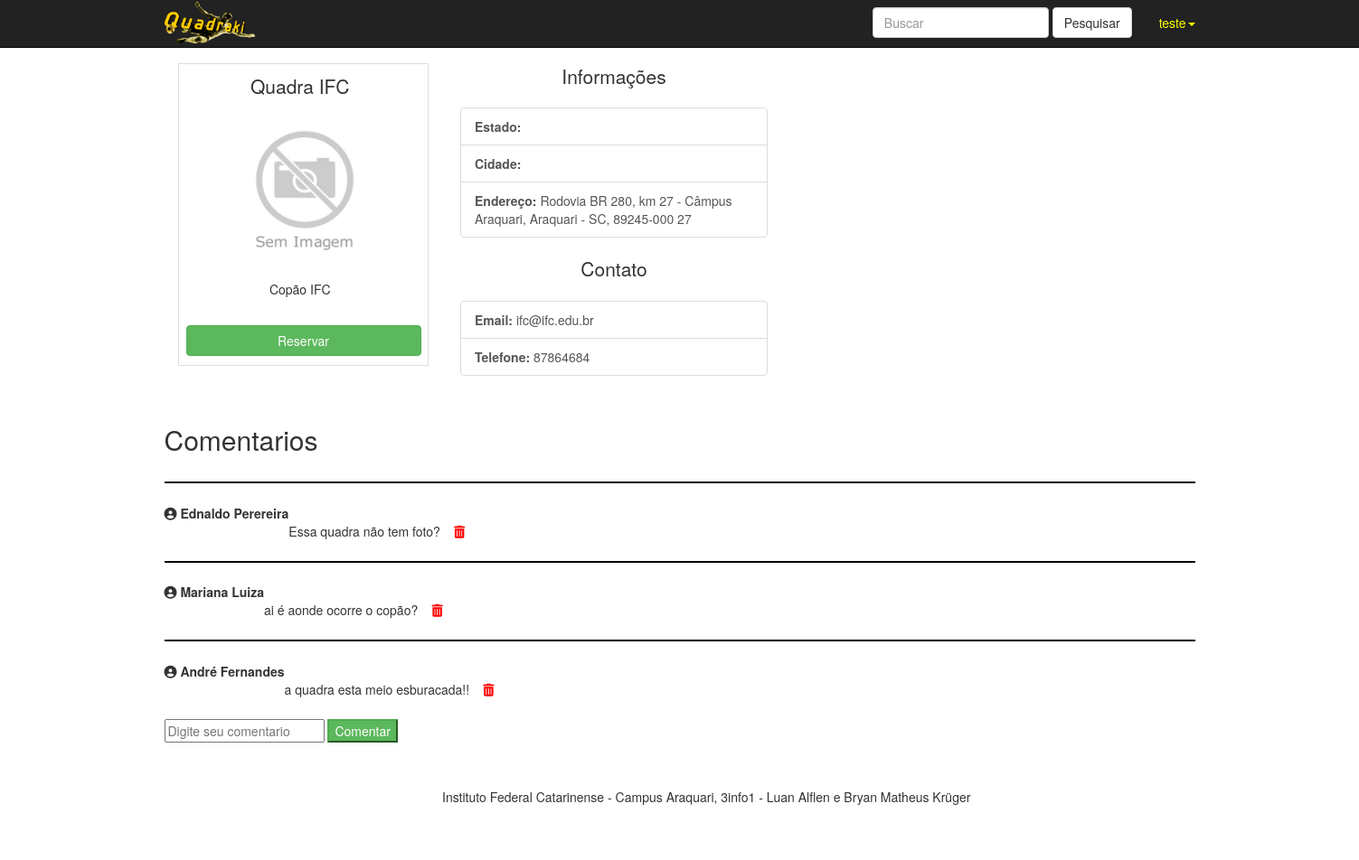
The page /TCC/app/Controlers/ControlerLocal.php?acao=show&idlocal=27 (signed in) on the database as committed earlier.
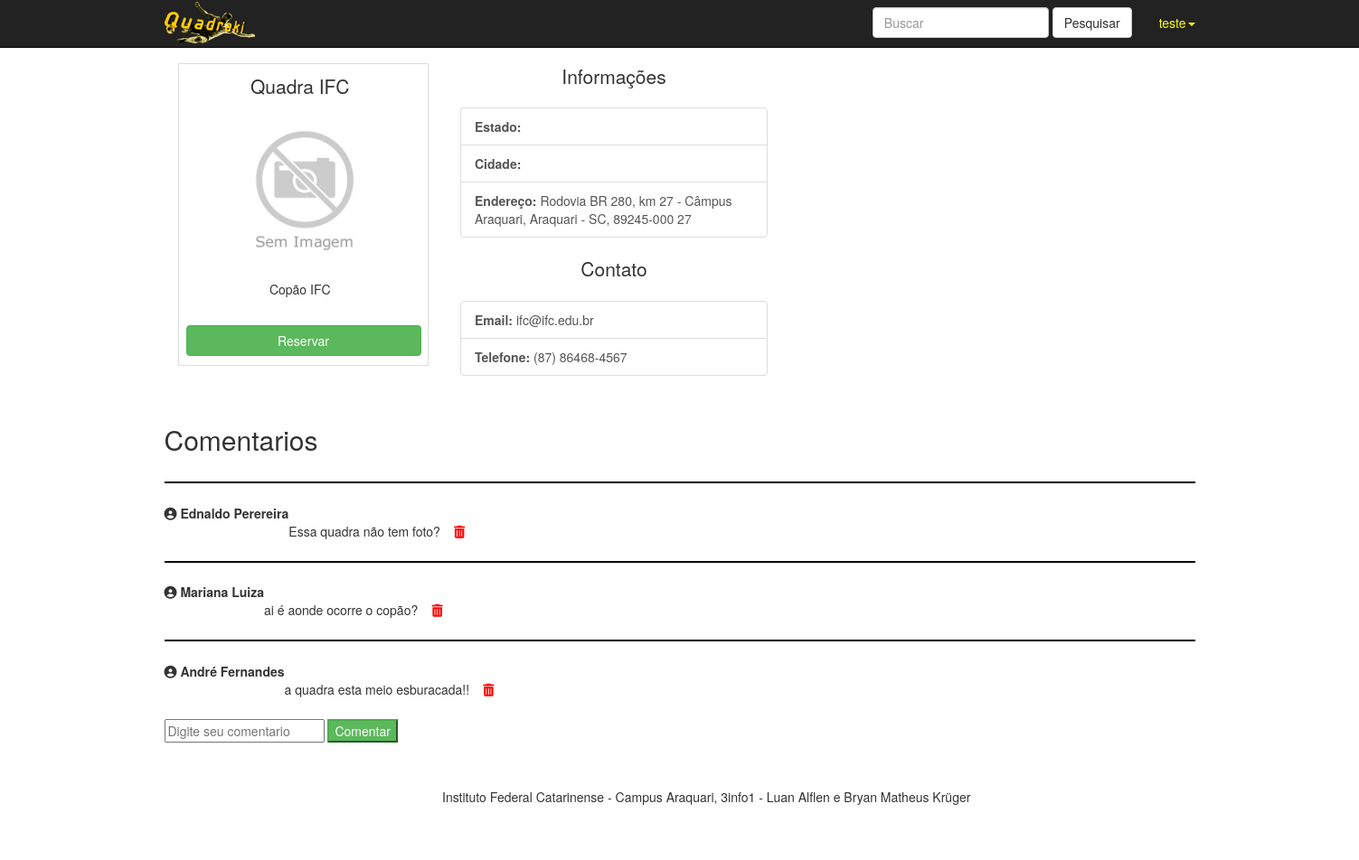
The same page on the database as committed later.
### tables this page shows
CREATE TABLE `locais` (
  `id_local` int(11) NOT NULL,
  `foto` varchar(300) DEFAULT NULL,
  `nome` varchar(150) NOT NULL,
  `email` varchar(150) NOT NULL,
  `endereco` varchar(150) NOT NULL,
  `numero` int(11) DEFAULT NULL,
  `telefone` varchar(150) NOT NULL,
  `descricao` varchar(300) NOT NULL,
  `id_estado` int(11) NOT NULL,
  `id_municipio` int(11) NOT NULL,
  `id_categoria` int(11) NOT NULL,
  `id_usuario` int(11) NOT NULL
);

### TCC/app/Models/DBConnection.php (called while the page is built, shortened)
<?php
class DBConnection {
    public static $conexao = null;
    public static function getConexao(){
        try{
            if(self::$conexao == null){
                self::$conexao = new PDO("mysql:host=".self::HOST.";dbname=".self::NOMEBANCO, self::USUARIO, self::SENHA);
                self::$conexao->setAttribute(PDO::ATTR_ERRMODE, PDO::ERRMODE_EXCEPTION);
            }
            return self::$conexao;
        }catch(PDOException $e){
            die("Falhou a conexao ou ocorreu um erro banco: " . $e->getMessage());
        }
        return $conexao;
    }
}
?>

### TCC/app/Models/LocalCrud.php (called while the page is built, shortened)
<?php
require_once 'DBConnection.php';
require_once 'Local.php';
class LocalCrud
{
    private $conexao;
    public function __construct()
    {
        $this->conexao = DBConnection::getConexao();
    }
    public function getLocal($id)
    {
        $sql = 'select * from locais where id_local='.$id;
        $resultado = $this->conexao->query($sql);
        $local = $resultado->fetch(PDO::FETCH_ASSOC);
        $objetoLocal = new Local(
            $local['foto']
            ,$local['nome'],
            $local['email'],
            $local['endereco'],
            $local['numero'],
            $local['telefone'],
            $local['descricao'],
            $local['id_estado'],
            $local['id_municipio'],
            $local['id_categoria'],
            $local['id_usuario'],
            $local['id_local']);
        return $objetoLocal;
    }
    public function existeComentarios($idlocal){
        $sql = $this->conexao->prepare("SELECT * FROM comentarios WHERE id_local = '{$idlocal}'");
        $sql->execute();
        $resultado = $sql->rowCount();
        return $resultado;
    }
}

### TCC/app/Models/Local.php (called while the page is built, shortened)
<?php
class Local
{
    public $nome;
    public $email;
    public $telefone;
    public $descricao;
    public function __construct($foto=null, $nome=null,$email=null,$endereco=null,$numero=null,$telefone=null,$descricao=null,$id_estado=null,$id_municipio=null,$id_categoria=null, $id_usuario=null,$id_local=null){
        $this->foto = $foto;
        $this->nome = $nome;
        $this->email = $email;
        $this->endereco = $endereco;
        $this->numero = $numero;
        $this->telefone = $telefone;
        $this->descricao = $descricao;
        $this->id_local = $id_local;
    }
    public function getNome()
    {
        return $this->nome;
    }
    public function getEmail()
    {
        return $this->email;
    }
    public function getTelefone()
    {
        return $this->telefone;
    }
    public function getDescricao()
    {
        return $this->descricao;
    }
}

### TCC/app/Models/ComentarioCrud.php (called while the page is built, shortened)
<?php
    require_once 'DBConnection.php';
    require_once 'Comentario.php';
class ComentarioCrud
{
    private $conexao;
    public function __construct()
    {
        $this->conexao = DBConnection::getConexao();
    }
    public function getComentariosLocal($idlocal)
    {
        $sql = 'SELECT * FROM comentarios where id_local = '.$idlocal;
        $resultado = $this->conexao->query($sql);
        $comentarios = $resultado->fetchAll(PDO::FETCH_ASSOC);
        foreach ($comentarios as $comentario) {
            $data = $comentario['data'];
            $texto = $comentario['texto'];
            $id_user = $comentario['id_usuario'];
            $id_local = $comentario['id_local'];
            $id_comentario = $comentario['id_comentario'];
            $obj = new Comentario($data,$texto,$id_user,$id_local,$id_comentario);
            $Listacomentario[] = $obj;
        }
        return $Listacomentario;
    }
}

### TCC/app/Models/Comentario.php (called while the page is built, shortened)
<?php
class Comentario
{
    public function __construct($data=null, $texto=null,$id_usuario=null,$id_local=null, $id_comentario=null){
        $this->texto = $texto;
        $this->id_usuario = $id_usuario;
        $this->id_comentario = $id_comentario;
    }
}

### TCC/app/Models/UsuarioCrud.php (called while the page is built, shortened)
<?php
require_once 'DBConnection.php';
require_once 'Usuario.php';
class UsuarioCrud
{
    private $conexao;
    public function __construct()
    {
        $this->conexao = DBConnection::getConexao();
    }
    public function getUsuarioId($iduser)
    {
        $sql = "select * from usuarios where id_usuario='{$iduser}'";
        $resultado = $this->conexao->query($sql);
        $usuario = $resultado->fetch(PDO::FETCH_ASSOC);
        $objetoUsuario = new Usuario(
            $usuario['nome'],
            $usuario['login'],
            $usuario['senha'],
            $usuario['email'],
            $usuario['telefone'],
            $usuario['cpf'],
            $usuario['tipuser'],
            $usuario['id_usuario']
        );
        return $objetoUsuario;
    }
}

### TCC/app/Models/Usuario.php (called while the page is built, shortened)
<?php
class Usuario
{
    public $nome;
    public function __construct($nome=null, $login=null, $senha=null, $email=null, $telefone=null, $cpf=null, $tipuser=null, $id=null){
        $this->nome = $nome;
    }
    public function getNome()
    {
        return $this->nome;
    }
}

### TCC/app/Views/Local/show.php (the view, shortened to what the changed rows need)
<!DOCTYPE html>
<html lang="en">
<head>
    <link href="../../assets/css/bootstrap.css" rel="stylesheet">
    <link rel="stylesheet" href="https://maxcdn.bootstrapcdn.com/bootstrap/3.3.6/css/bootstrap.min.css">
    <link href="../../assets/css/shop-homepage.css" rel="stylesheet">
    <link rel="stylesheet" href="../../assets/css/style.css">
        <?php
        $id = $local->id_estado;
        $estado = getEstado($id);
        $id = $local->id_municipio;
        $municipio = getMunicipio($id);
        ?>
</head>
<body>
    <div class="container">
                <div class="col-md-12">
                 <div class="thumb">
                     <div id="exemplo" class="col-md-3">
                         <p class="lead"><?= $local->getNome();?></p>
                         <div style="text-align: center">
                         <img src="../../assets/img/Local/<?= $local->foto ?>" height="160" width="260">
                         </div>
                         <br>
                         <p style="text-align: center"><?= $local->getDescricao();?></p>
                         <div style="text-align: center">
                            <br><a id="reservarQuadra" class="btn btn-success" href="ControlerReservas.php?acao=show&idlocal=<?= $local->id_local?>">Reservar</a>
                         </div>
                         </div>
                     </div>
                 <div class="col-md-4">
                    <p class="lead">Informações</p>
                         <div class="list-group">
                             <a class="list-group-item"><b>Estado: </b><?= $estado->nome ?></a>
                             <a class="list-group-item"><b>Cidade: </b><?= $municipio->nome ?></a>
                             <a class="list-group-item"><b>Endereço: </b> <?= $local->endereco ?> <?= $local->numero ?></a>
                         </div>
                    <p class="lead">Contato</p>
                    <div class="list-group">
                        <a class="list-group-item"><b>Email: </b> <?= $local->getEmail();?></a>
                        <a class="list-group-item"><b>Telefone: </b><?= $local->getTelefone();?></a>
                    </div>
                </div>
                    <div class="col-md-4">
                        <div id="map"></div>
                    </div>
            </div>
        <h2>Comentarios</h2>
            <br>
        <?php
        $resultado = $crudLocal->existeComentarios($idlocal);
        if ($resultado == 0){
            echo "<p>Este local não possui comentarios.</p>";
        }else {
            $crudComentario = new ComentarioCrud();
            $comentarios = $crudComentario->getComentariosLocal($idlocal);
            foreach ($comentarios as $comentario):
                ?>
                <div class="<?= $comentario->id_usuario ?>" style="border-top: 2px solid #000; margin-bottom: 2%">
                    <p style="float: left; margin-top: 2%" >
                        <i class="fa fa-user-circle" aria-hidden="true"></i> <b><?php $iduser = $comentario->id_usuario;
                            $crud = new UsuarioCrud();
                            $usuario = $crud->getUsuarioId($iduser);
                            $nome = $usuario->getNome();
                            echo $nome; ?></b></p>
                    <br>
                    <p style="margin-top: 2%">
                        <?= $comentario->texto ?>
                        <a style="color: red; text-decoration: none; margin-left: 1%" id="excluir" href="ControlerComentario.php?acao=excluir&idcomentario=<?= $comentario->id_comentario; ?>&idlocal=<?= $_GET['idlocal'] ?>"class="fa fa-trash"></a>
                    </p>
                </div>
            <?php
            endforeach;
        }
        ?>
            <form method="post" action="ControlerComentario.php?acao=cadastrar">
                <input type="text" name="texto" placeholder="Digite seu comentario">
                <button type="submit" class="bnt btn-success">Comentar</button>
            </form>
</body>
</html>
<!DOCTYPE html>
<html lang="en">
<head>
    <link href="../../assets/css/bootstrap.css" rel="stylesheet">
    <link rel="stylesheet" href="https://cdnjs.cloudflare.com/ajax/libs/font-awesome/4.7.0/css/font-awesome.min.css">
    <link rel="stylesheet" href="https://maxcdn.bootstrapcdn.com/font-awesome/4.7.0/css/font-awesome.min.css">
    <link href="../../assets/css/shop-homepage.css" rel="stylesheet">
    <link rel="stylesheet" href="../../assets/css/style.css">
</head>
<body>
<?php
$iduserlogado = $_SESSION['id'];
$crudUser = new UsuarioCrud();
$user = $crudUser->getUsuarioId($iduserlogado);
?>
<nav class="navbar navbar-inverse navbar-fixed-top" role="navigation">
    <div class="container">
        <div class="navbar-header">
            <a class="" href="ControlerLocal.php">
                <img src="../../assets/img/logo.png" id="logotipe">
            </a>
        </div>
        <div class="collapse navbar-collapse" id="bs-example-navbar-collapse-1">
            <ul class="nav navbar-nav navbar-right">
                <li class="dropdown pull-right">
                    <a style="color: yellow" href="#" class="dropdown-toggle pull-right" data-toggle="dropdown" role="button" aria-haspopup="true" aria-expanded="false"> <?= $user->getNome() ?><span class="caret"></span></a>
                    <?php
                    if (@$_GET['acao'] != 'show' OR @$_GET['acao'] != 'showUsuario'){
                        ?>
                        <div class="navbar-form pull-right">
                            <form action="?pesquisar=pesquisar" method="get">
                                <input type="text" class="form-control" placeholder="Buscar" name="pesquisa">
                                <button type="submit" class="btn btn-default">Pesquisar</button>
                            </form>
                        </div>
                    <?php } ?>
            </ul>
        </div>
    </div>
</nav>

Rows that differ between the two databases and show on the page:
changed locais "Quadra IFC": telefone "87864684" → "(87) 86468-4567"
